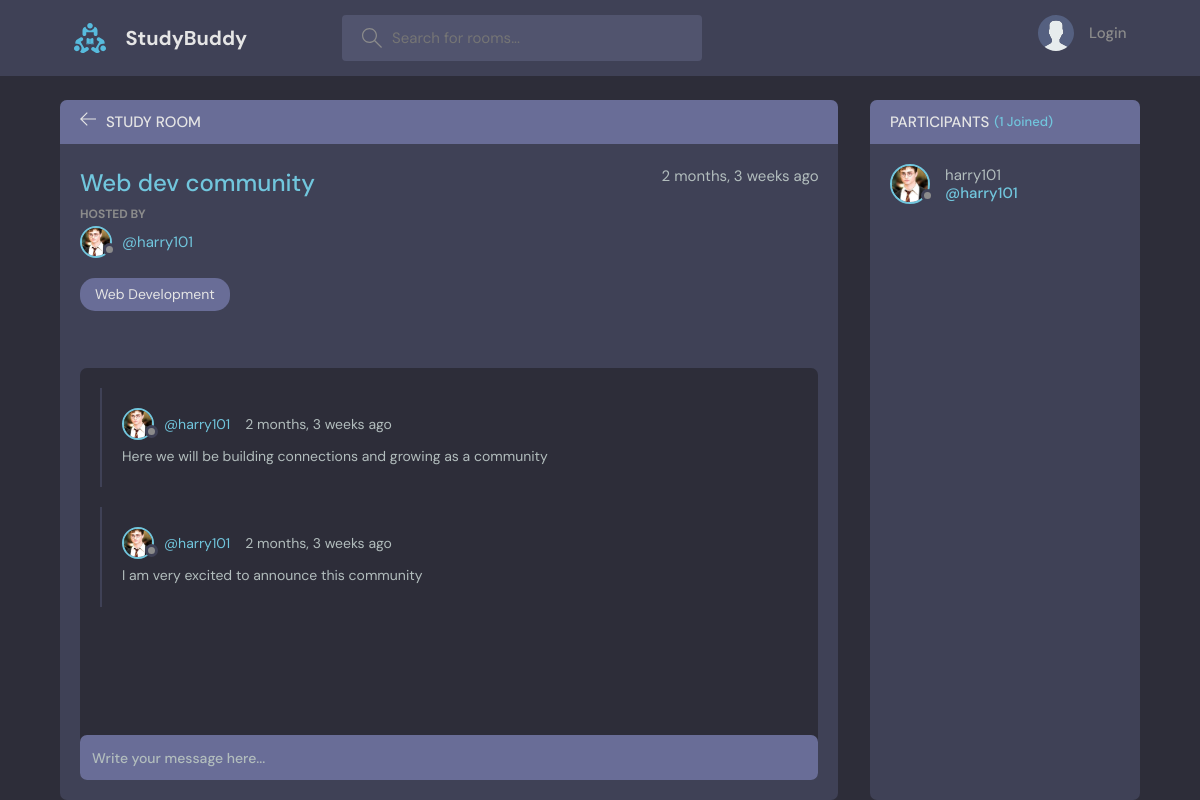
Page /room/2 on the earlier database version.
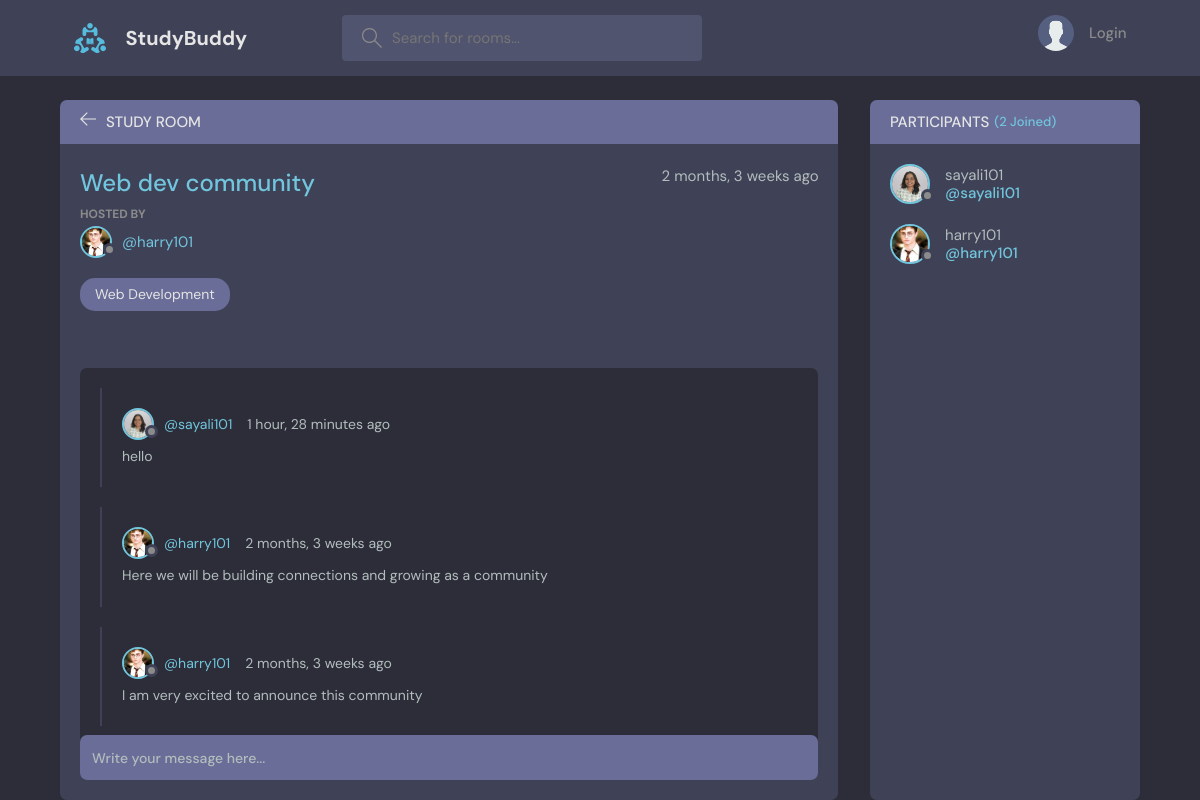
Same page on the later database version.
### base/models.py (models this page shows, shortened)
class Message(models.Model):
  user = models.ForeignKey(User, on_delete=models.CASCADE)
  room = models.ForeignKey(Room, on_delete=models.CASCADE)
  body = models.TextField()
  updated = models.DateTimeField(auto_now = True)
  created = models.DateTimeField(auto_now_add = True)
  class Meta:
    ordering = ['-updated', '-created']

class User(AbstractUser):
  name = models.CharField(max_length=100, null=True)
  email = models.EmailField(unique=True, null=True)
  bio = models.TextField(null=True)
  avatar = models.ImageField(null=True, default="avatar.svg")
  USERNAME_FIELD = 'email'
  REQUIRED_FIELDS = []

### base/views.py (the view, shortened to what this page needs)
# urls.py: path('room/<str:pk>', views.getRoom),
def room(request, pk):
  room = Room.objects.get(id = pk)
  room_messages = room.message_set.all()
  participants = room.participants.all()
  context = {'room': room, 'room_messages': room_messages, 'participants':participants}
  return render(request, 'base/room.html', context)

### base/models.py (called while the page is built)
  def __str__(self) -> str:
    return self.name

### base/templates/base/room.html (shortened to what this page needs)
{% extends 'main.html' %}
{% block content %}
    <main class="profile-page layout layout--2">
      <div class="container">
        <div class="room">
          <div class="room__top">
            <div class="room__topLeft">
              <a href="{% url 'home' %}">
                <svg version="1.1" xmlns="http://www.w3.org/2000/svg" width="32" height="32" viewBox="0 0 32 32">
                  <title>arrow-left</title>
                  <path
                    d="M13.723 2.286l-13.723 13.714 13.719 13.714 1.616-1.611-10.96-10.96h27.625v-2.286h-27.625l10.965-10.965-1.616-1.607z"
                  ></path>
                </svg>
              </a>
              <h3>Study Room</h3>
            </div>
          </div>
          <div class="room__box scroll">
            <div class="room__header scroll">
              <div class="room__info">
                <h3>{{room.name}}</h3>
                <span>{{room.created|timesince}} ago</span>
              </div>
              <div class="room__hosted">
                <p>Hosted By</p>
                <a href="{% url 'user-profile' room.host.id %}" class="room__author">
                  <div class="avatar avatar--small">
                    <img src="{{room.host.avatar.url}}" />
                  </div>
                  <span>@{{room.host.username}}</span>
                </a>
              </div>
              <span class="room__topics">{{room.topic}}</span>
            </div>
            <div class="room__conversation">
              <div class="threads scroll">
                {% for message in room_messages %}
                <div class="thread">
                  <div class="thread__top">
                    <div class="thread__author">
                      <a href="{% url 'user-profile' message.user.id %}" class="thread__authorInfo">
                        <div class="avatar avatar--small">
                          <img src="{{message.user.avatar.url}}" />
                        </div>
                        <span>@{{message.user.username}}</span>
                      </a>
                      <span class="thread__date">{{message.created|timesince}} ago</span>
                    </div>
                  </div>
                  <div class="thread__details">
                    {{message.body}}
                  </div>
                </div>
                {% endfor %}
              </div>
            </div>
          </div>
          <div class="room__message">
            <form action="" method="post">
              <input name="body" placeholder="Write your message here..." /></form>
          </div>
        </div>
        <div class="participants">
          <h3 class="participants__top">Participants <span>({{participants.count}} Joined)</span></h3>
          <div class="participants__list scroll">
            {% for user in participants %}
            <a href="{% url 'user-profile' user.id %}" class="participant">
              <div class="avatar avatar--medium">
                <img src="{{user.avatar.url}}" />
              </div>
              <p>
                {{user.username}}
                <span>@{{user.username}}</span>
              </p>
            </a>
            {% endfor %}
          </div>
        </div>
      </div>
    </main>
{% endblock content %}

Differences in the rows shown:
added Message: user.avatar (picture), user.username "sayali101", created "1 hour, 28 minutes", body "hello"
now on this page (row unchanged): User: avatar (picture), username "sayali101"
Other differences:
{{ participants.count }}: "1" → "2"
